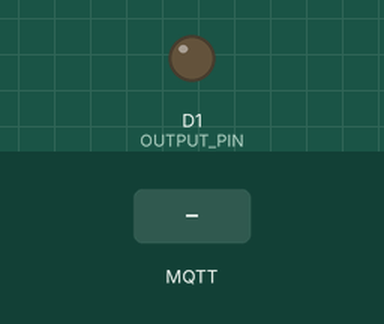
The sketch below on a simulated ESP8266 (NodeMCU). On the bench: output pins drawn as LEDs (lit = HIGH). The inputs (shaded band) are chosen by the test bench. WiFi joins after 1.5 s; servers stay silent unless stated; no MQTT or app messages arrive unless stated; what the sketch prints to the serial monitor is not drawn.

Above: at 2.7 s.
2.8 s: MQTT message "encendido" arrives on the first subscribed topic
At 3.7 s:
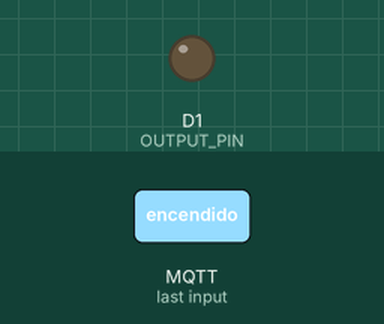
4.4 s: MQTT message "apagado" arrives on the first subscribed topic
At 4.9 s:
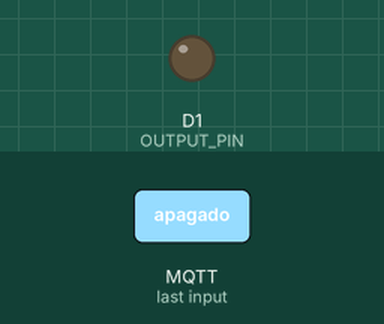
5.9 s: MQTT message "subir" arrives on the first subscribed topic
At 7.3 s:
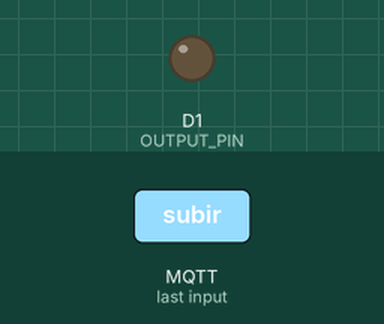
Timing chart, 0 to 8.9 s (numbered marks = the images above; inputs shaded):
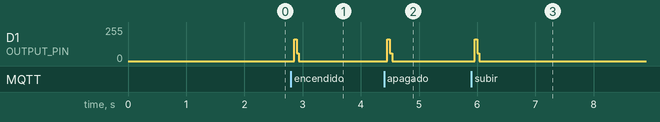

Measured:
- after the input at 2.8 s, D1 (OUTPUT_PIN): 0/255 → 164/255 after 0.06 s, → 58/255 0.04 s later, → 0/255 0.04 s later
- after the input at 4.4 s, D1 (OUTPUT_PIN): 0/255 → 164/255 after 0.06 s, → 58/255 0.04 s later, → 0/255 0.04 s later
- after the input at 5.9 s, D1 (OUTPUT_PIN): 0/255 → 164/255 after 0.06 s, → 58/255 0.04 s later, → 0/255 0.04 s later

The sketch:

Led_MQTT.ino
```cpp
#include <ESP8266WiFi.h>
#include <PubSubClient.h>

const int OUTPUT_PIN = D1;
const unsigned int SENDING_TIME_MICROSEG = 560;

const char* ssid = "SSID";
const char* password = "Password";

const char* mqtt_server = "IP_MQTT";

uint8_t header[] = { 0x00, 0x00, 0x3F, 0xD5, 0x55, 0x5D, 0xDD, 0xD7, 0x77 };
uint8_t on[] = { 0x77, 0x55, 0x55, 0x77, 0x77, 0x77 };
uint8_t off[] = { 0x5D, 0x55, 0x5D, 0x77, 0x77, 0x77 };
uint8_t increase[] = { 0x55, 0x55, 0x77, 0x77, 0x77, 0x77 };
uint8_t decrease[] = { 0x75, 0x55, 0x57, 0x77, 0x77, 0x77 };
uint8_t red[] = { 0x57, 0x55, 0x5D, 0xD7, 0x77, 0x77 };
uint8_t green[] = { 0x75, 0xD5, 0x55, 0xD7, 0x77, 0x77 };
uint8_t blue[] = { 0x5D, 0xD5, 0x57, 0x57, 0x77, 0x77};
uint8_t white[] = { 0x77, 0x75, 0x55, 0x57, 0x77, 0x77 };

WiFiClient espClient;
PubSubClient client(espClient);

void setup_wifi() {
  delay(10);
  Serial.println();

  WiFi.begin(ssid, password);

  while (WiFi.status() != WL_CONNECTED) {
    delay(500);
    Serial.print(".");
  }

  Serial.println("");
  Serial.println("WiFi conectado");
}

void SEND_SECUENCE(uint8_t* datos, int lenght) {
  for (int i = 0; i < 9; i++) {
    for (int bit = 7; bit >= 0; bit--) {
      bool valorBit = (header[i] >> bit) & 0x01;
      Serial.print(valorBit);
      digitalWrite(OUTPUT_PIN, valorBit ? HIGH : LOW);
      delayMicroseconds(SENDING_TIME_MICROSEG);
    }}

  for (int i = 0; i < lenght; i++) {
    for (int bit = 7; bit >= 0; bit--) {
      bool valorBit = (datos[i] >> bit) & 0x01;
      Serial.print(valorBit);
      digitalWrite(OUTPUT_PIN, valorBit ? HIGH : LOW);
      delayMicroseconds(SENDING_TIME_MICROSEG);
    }
  }
  Serial.println("");
  digitalWrite(OUTPUT_PIN, LOW);
}

void callback(char* topic, byte* payload, unsigned int length) {
  String mensaje = "";

  for (int i = 0; i < length; i++) {
    mensaje += (char)payload[i];
  }

  Serial.print("Mensaje recibido: ");
  Serial.println(mensaje);

    if(mensaje == "encendido"){
      SEND_SECUENCE(on, sizeof(on));
    }
    else if(mensaje == "apagado" ){
      SEND_SECUENCE(off, sizeof(off));
    }
    else if(mensaje == "subir"){
      SEND_SECUENCE(increase, sizeof(increase));
    }
    else if(mensaje == "bajar"){
      SEND_SECUENCE(decrease, sizeof(decrease));
    }
    else if(mensaje == "rojo"){
      SEND_SECUENCE(red, sizeof(red));
    }
    else if(mensaje == "verde"){
      SEND_SECUENCE(green, sizeof(green));
    }
    else if(mensaje == "azul"){
      SEND_SECUENCE(blue, sizeof(blue));
    }
    else if(mensaje == "blanco"){
      SEND_SECUENCE(white, sizeof(white));
    }
  }

void reconnect() {
  while (!client.connected()) {
    Serial.print("Intentando conexión MQTT...");
    if (client.connect("ESP8266Client")) {
      Serial.println("conectado");
      client.subscribe("led/color");
    } else {
      Serial.print("falló, rc=");
      Serial.print(client.state());
      Serial.println(" intentando en 5 segundos");
      delay(5000);
    }
  }
}


void setup() {
  pinMode(OUTPUT_PIN, OUTPUT);
  Serial.begin(115200);
  setup_wifi();
  client.setServer(mqtt_server, 1883);
  client.setCallback(callback);
}

void loop() {
  if (!client.connected()) {
    reconnect();
  }
  client.loop();
}
```
